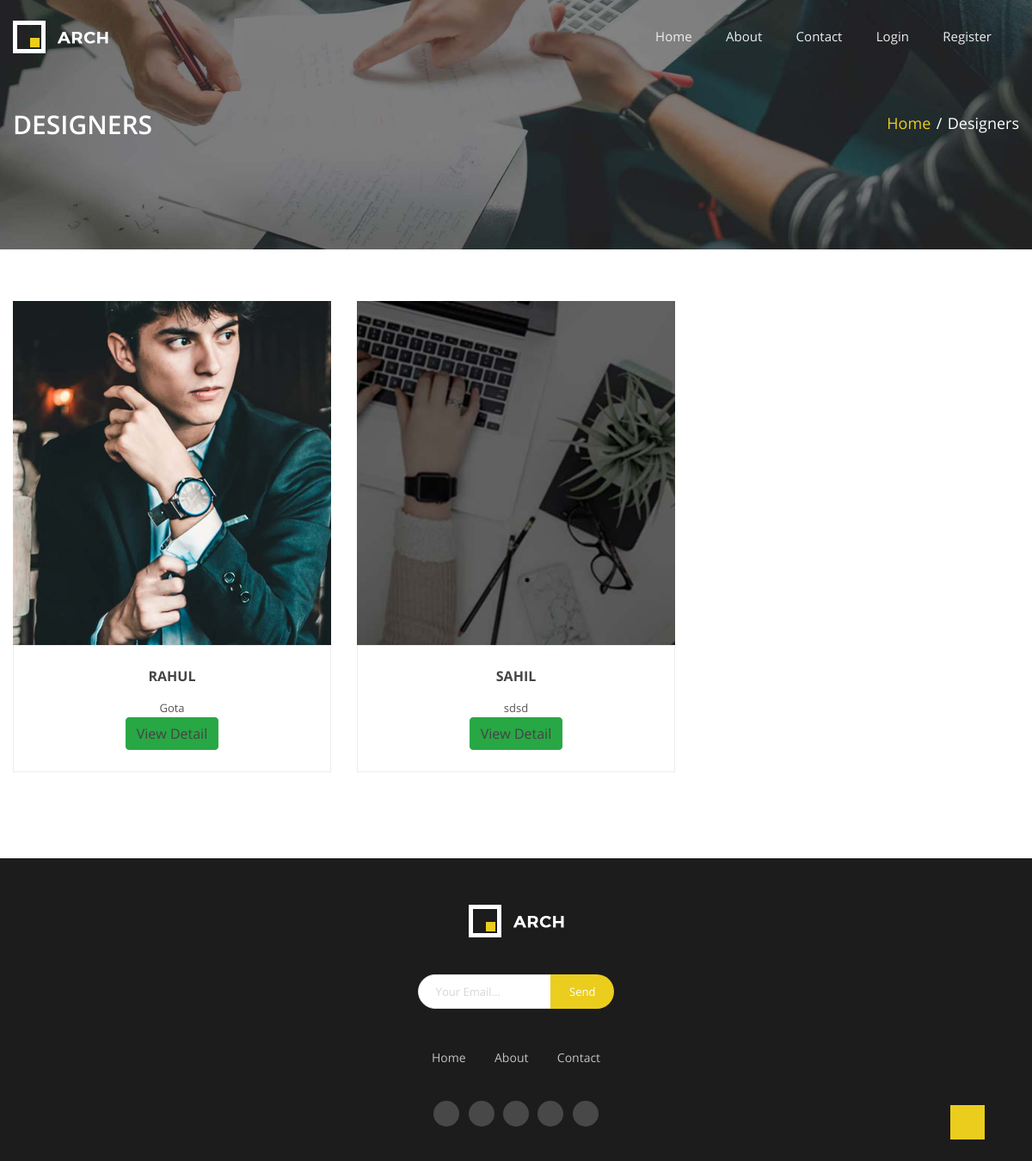
The page /showdesigners on the database its author committed.
### myapp/models.py (models this page shows, shortened)
class DesignerProfile(models.Model):
    user = models.ForeignKey(Login, on_delete=models.CASCADE)
    address = models.TextField(blank=True, null=True)
    designerprofile_image = models.ImageField(upload_to='seller_profiles/', blank=True, null=True)
    company_name  = models.CharField(max_length=255, blank=True, null=True)
    company_address = models.TextField(blank=True, null=True)
    years_of_experience = models.FloatField(blank=True, null=True)
    specialization = models.CharField(max_length=255, blank=True, null=True)
    rating = models.FloatField(default=0.0)  # Changed to FloatField
    availability = models.CharField(max_length=40, choices=[('Available', 'Available'), ('Not Available', 'Not Available')], default='Available')
    def designer_image(self):
        return mark_safe('<img src = "{}" width = "100">'.format(self.designerprofile_image.url))
    designer_image.allow_tags = True

class Login(models.Model):
    name = models.CharField(max_length=100)
    email = models.EmailField(unique=True)
    password = models.CharField(max_length=100, default="admin@123")
    phone = models.CharField(max_length=20, null=True, blank=True)
    ROLE = (
        ("Designer", "Designer"),
        ("User", "User"),
    )
    role = models.CharField(max_length=10, choices=ROLE, default='User')
    STATUS = (
        ("0", "unapproved"),
        ("1", "approved")
    )
    status = models.CharField(max_length=10, choices=STATUS, default='0')
    id_proof = models.FileField(upload_to='id_proofs/', null=True, blank=True, default=None)
    def pic(self):
        return mark_safe('<img src = "{}" width = "100">'.format(self.id_proof.url))
    pic.allow_tags = True

### myapp/views.py (the view)
# urls.py: path('showdesigners', views.showdesigners, name='showdesigners'),
def showdesigners(request):
    context = checksession(request)
    if context is None:
        context = {}
    alldesigners = DesignerProfile.objects.all()
    context['alldesigner'] = alldesigners
    return render(request,'service-list.html',context)

### myapp/views.py (called while the page is built, shortened)
def checksession(request):
    uid = request.session.get('log_id')
    if not uid:
        return None

### myapp/templates/service-list.html (shortened to what this page needs)
{%extends 'base.html'%}
{%block main%}
{%load static%}
    <section class="navigation">
      <div class="parallax parallax--ser-li">
        <div class="container clearfix">
          <div class="row">
            <div class="col-md-12">
              <h2>
                Designers
              </h2>
              <ul class="breadcrumbs ul--inline ul--no-style">
                <li>
                  <a href=" {% static 'index.html' %} ">Home</a>
                </li>
                <span>/</span>
                <li class="active">
                  Designers
                </li>
              </ul>
            </div>
          </div>
        </div>
      </div>
    </section>
    <section class="service-list">
      <div class="container">
        <div class="row">
          {%for i in alldesigner%}
          <div class="col-lg-4 col-md-6">
            <div class="service-list__item">
              <img alt="Service 1" src="{{i.designerprofile_image.url}}" style="height: 400px; width:400px; object-fit: cover;" />
              <div class="service-list__text">
                <h5>
                  <a href="/portfolio_view/{{i.id}}">{{i.user.name}}</a>
                </h5>
                <p>
                  {{i.address}}
                </p>
                {%if request.session.log_id%}
                <a href="/portfolio_view/{{ i.id }}" class="btn btn-success">View Detail</a>
                {%else%}
                <a href="/login" class="btn btn-success">View Detail</a>
                {%endif%}
              </div>
            </div>
          </div>
          {%endfor%}
        </div>
      </div>
    </section>
  {%endblock%}

### rows shown on the page
DesignerProfile: designerprofile_image (picture), user.name "RAHUL", address "Gota"
DesignerProfile: designerprofile_image (picture), user.name "SAHIL", address "sdsd"
